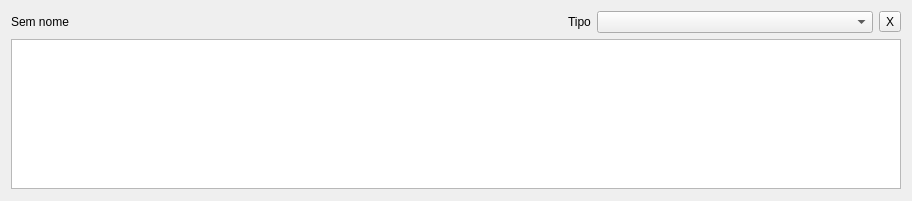
<?xml version="1.0" encoding="UTF-8"?>
<ui version="4.0">
 <class>OrganizerObj</class>
 <widget class="QWidget" name="OrganizerObj">
  <property name="geometry">
   <rect>
    <x>0</x>
    <y>0</y>
    <width>912</width>
    <height>201</height>
   </rect>
  </property>
  <property name="windowTitle">
   <string>OrganizerObj</string>
  </property>
  <layout class="QVBoxLayout" name="verticalLayout">
   <item>
    <layout class="QHBoxLayout" name="horizontalLayout" stretch="2,0,1,0">
     <item>
      <widget class="QLabel" name="lbl_name">
       <property name="text">
        <string>Sem nome</string>
       </property>
      </widget>
     </item>
     <item>
      <widget class="QLabel" name="label">
       <property name="text">
        <string>Tipo</string>
       </property>
      </widget>
     </item>
     <item>
      <widget class="QComboBox" name="cbx_type"/>
     </item>
     <item>
      <widget class="QToolButton" name="btn_close">
       <property name="text">
        <string>X</string>
       </property>
      </widget>
     </item>
    </layout>
   </item>
   <item>
    <widget class="QListWidget" name="lsw_object">
     <property name="sizePolicy">
      <sizepolicy hsizetype="Expanding" vsizetype="Fixed">
       <horstretch>0</horstretch>
       <verstretch>0</verstretch>
      </sizepolicy>
     </property>
     <property name="maximumSize">
      <size>
       <width>16777215</width>
       <height>150</height>
      </size>
     </property>
     <property name="contextMenuPolicy">
      <enum>Qt::CustomContextMenu</enum>
     </property>
     <property name="dragEnabled">
      <bool>true</bool>
     </property>
     <property name="dragDropOverwriteMode">
      <bool>true</bool>
     </property>
     <property name="defaultDropAction">
      <enum>Qt::MoveAction</enum>
     </property>
     <property name="selectionMode">
      <enum>QAbstractItemView::MultiSelection</enum>
     </property>
     <property name="iconSize">
      <size>
       <width>10000</width>
       <height>150</height>
      </size>
     </property>
     <property name="viewMode">
      <enum>QListView::IconMode</enum>
     </property>
    </widget>
   </item>
  </layout>
 </widget>
 <resources/>
 <connections/>
</ui>
